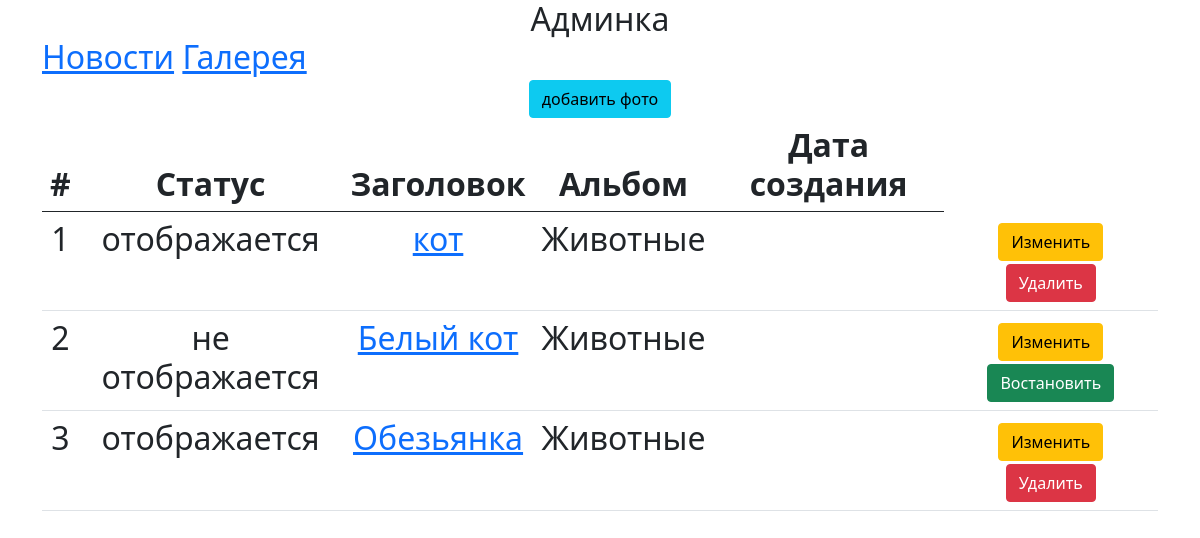
/myadmin/albums/2/photos/, run on an earlier commit of the app's database.
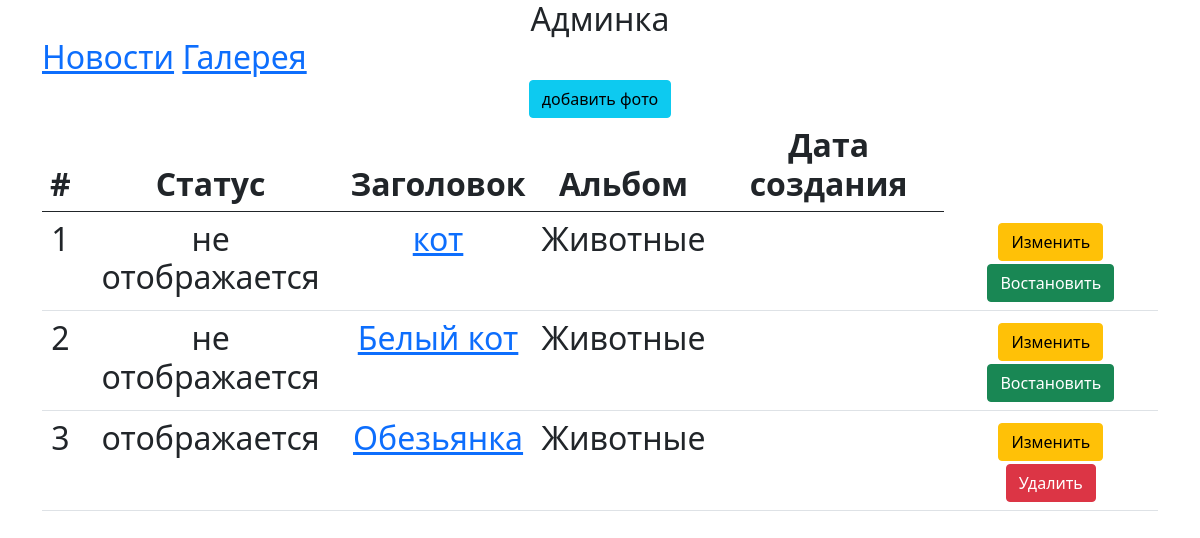
And on a later commit of the database.
### mane/models.py (models this page shows, shortened)
class Photo(models.Model):
    title = models.CharField(max_length=150, verbose_name='Заголовок')
    album = models.ForeignKey(Album, on_delete=models.CASCADE, blank=True, null=True, verbose_name='Альбом')
    description = models.TextField(blank=True, null=True, verbose_name='Описание')
    photo = models.ImageField(upload_to='photos/', verbose_name='Фото')
    liked = models.IntegerField(default=0, verbose_name='Количество лайков')
    is_active = models.BooleanField(default=True)
    class Meta:
        verbose_name = 'фотографию'
        verbose_name_plural = 'фотографии'

class Album(models.Model):
    title = models.CharField(max_length=150, verbose_name='Заголовок')
    description = models.TextField(blank=True, null=True, verbose_name='Описание')
    date = models.DateTimeField(auto_now_add=True, verbose_name='Дата создания', blank=True, null=True)
    is_active = models.BooleanField(default=True)
    def __str__(self):
        return f'{self.title}'
    class Meta:
        verbose_name = 'альбом'
        verbose_name_plural = 'альбомы'

### adminapp/views/album.py (the view)
# urls.py: path('albums/<album_pk>/photos/', admin_views.PhotoListView.as_view(), name='album_photo_list'),
class PhotoListView(ListView):
    model = Photo
    template_name = 'adminapp/photo_list.html'
    def get_context_data(self, *, object_list=None, **kwargs):
        context_data = super().get_context_data()
        context_data['album_pk'] = self.kwargs['album_pk']
        return context_data
    def get_queryset(self):
        return super().get_queryset().filter(album__pk=self.kwargs['album_pk'])

### adminapp/templates/adminapp/photo_list.html
{% extends 'adminapp/base.html' %}
{% block content %}
    <div class="row">
        <div class="col-12">
            <a class="btn btn-info" href="{% url 'adminapp:photo_create' album_pk %}">добавить фото</a>
        </div>
        <div class="col-12">
            <table class="table">
                <thead>
                <tr>
                    <th>#</th>
                    <th>Статус</th>
                    <th>Заголовок</th>
                    <th>Альбом</th>
                    <th>Дата создания</th>
                </tr>
                </thead>
                <tbody>
                {% for object in object_list %}
                    <tr>
                        <td>{{ object.pk }}</td>
                        <td>
                            {% if object.is_active %}
                                отображается
                            {% else %}
                                не  отображается
                            {% endif %}
                        </td>
                        <td> <a class="btm btm-link" href="{% url 'adminapp:photo_read' object.pk %}">
                                {{ object.title }}
                            </a>
                        </td>
                        <td> {{ object.album }} </td>
                        <td>{{ object.date|date:"d-m-y" }} </td>
                        <td>
                            <a class="btn btn-warning" href="{% url 'adminapp:photo_update' object.pk %}"> Изменить</a>
                            {% if object.is_active %}
                                <a class="btn btn-danger" href="{% url 'adminapp:photo_delete' object.pk %}">
                                    Удалить</a>
                            {% else %}
                                <a class="btn btn-success" href="{% url 'adminapp:photo_delete' object.pk %}">
                                    Востановить</a>
                            {% endif %}
                        </td>
                    </tr>
                {% endfor %}
                </tbody>
            </table>
        </div>
    </div>
{% endblock %}

What changed in the data, as far as the page shows it:
changed Photo "кот": is_active "отображается Удалить" → "не отображается Востановить"
